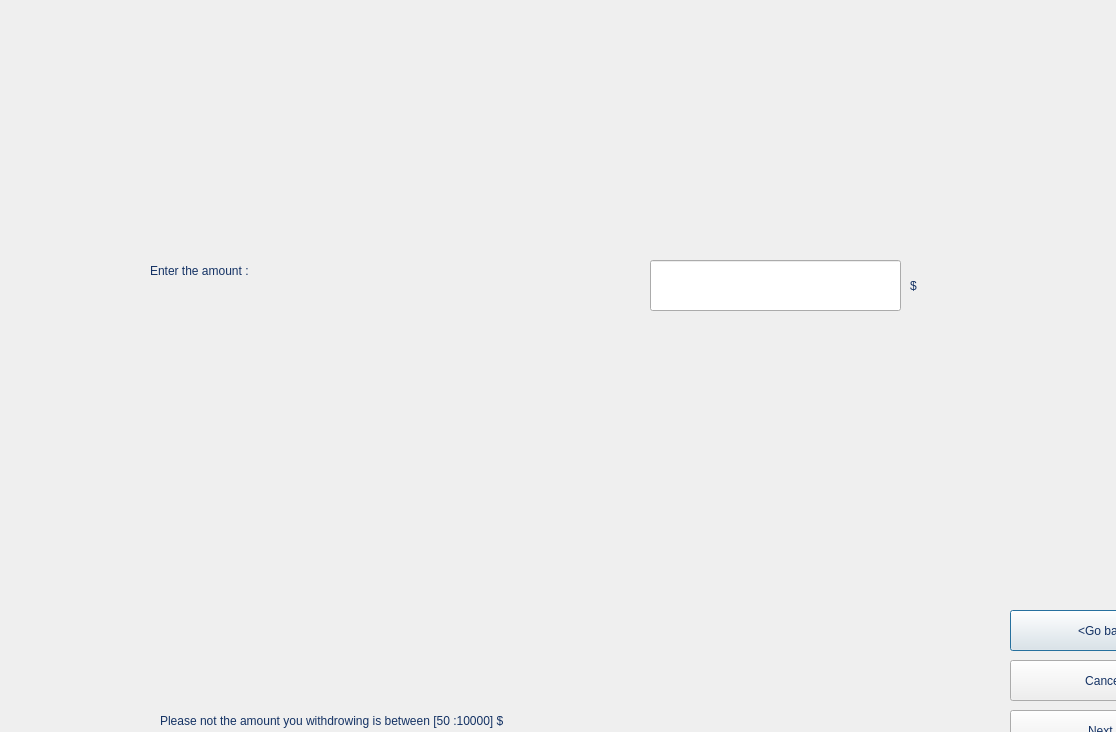
<?xml version="1.0" encoding="UTF-8"?>
<ui version="4.0">
 <class>AntherAmount</class>
 <widget class="QDialog" name="AntherAmount">
  <property name="geometry">
   <rect>
    <x>0</x>
    <y>0</y>
    <width>1116</width>
    <height>732</height>
   </rect>
  </property>
  <property name="windowTitle">
   <string>Dialog</string>
  </property>
  <property name="styleSheet">
   <string notr="true">border-image: url(:/new/prefix1/ATM/New folder/New folder/istockphoto-944997360-612x612.jpg);</string>
  </property>
  <widget class="QLabel" name="label">
   <property name="geometry">
    <rect>
     <x>150</x>
     <y>220</y>
     <width>531</width>
     <height>101</height>
    </rect>
   </property>
   <property name="styleSheet">
    <string notr="true">border-image: url(:/1/ATM/ATM_data.xlsx);
font: 700 42pt &quot;Segoe UI&quot;;
color: rgb(20, 50, 100);</string>
   </property>
   <property name="text">
    <string>Enter the amount :</string>
   </property>
  </widget>
  <widget class="QLineEdit" name="Amount">
   <property name="geometry">
    <rect>
     <x>650</x>
     <y>260</y>
     <width>251</width>
     <height>51</height>
    </rect>
   </property>
   <property name="styleSheet">
    <string notr="true">border-image: url(:/1/ATM/ATM_data.xlsx);
font: 900 18pt &quot;Segoe UI Black&quot;;
</string>
   </property>
  </widget>
  <widget class="QLabel" name="label_2">
   <property name="geometry">
    <rect>
     <x>910</x>
     <y>260</y>
     <width>31</width>
     <height>51</height>
    </rect>
   </property>
   <property name="styleSheet">
    <string notr="true">border-image: url(:/1/ATM/ATM_data.xlsx);
font: 700 34pt &quot;Segoe UI&quot;;
color: rgb(20, 50, 100);</string>
   </property>
   <property name="text">
    <string>$</string>
   </property>
  </widget>
  <widget class="QPushButton" name="pushButton">
   <property name="geometry">
    <rect>
     <x>1010</x>
     <y>610</y>
     <width>191</width>
     <height>41</height>
    </rect>
   </property>
   <property name="styleSheet">
    <string notr="true">border-image: url(:/1/ATM/ATM_data.xlsx);
font: 700 24pt &quot;Segoe UI&quot;;
color: rgb(20, 50, 100);</string>
   </property>
   <property name="text">
    <string>&lt;Go back </string>
   </property>
  </widget>
  <widget class="QPushButton" name="pushButton_2">
   <property name="geometry">
    <rect>
     <x>1010</x>
     <y>660</y>
     <width>191</width>
     <height>41</height>
    </rect>
   </property>
   <property name="styleSheet">
    <string notr="true">border-image: url(:/1/ATM/ATM_data.xlsx);
font: 700 24pt &quot;Segoe UI&quot;;
color: rgb(20, 50, 100);</string>
   </property>
   <property name="text">
    <string>Cancel </string>
   </property>
  </widget>
  <widget class="QPushButton" name="pushButton_3">
   <property name="geometry">
    <rect>
     <x>1010</x>
     <y>710</y>
     <width>191</width>
     <height>41</height>
    </rect>
   </property>
   <property name="styleSheet">
    <string notr="true">border-image: url(:/1/ATM/ATM_data.xlsx);
font: 700 24pt &quot;Segoe UI&quot;;
color: rgb(20, 50, 100);</string>
   </property>
   <property name="text">
    <string>Next &gt;</string>
   </property>
  </widget>
  <widget class="QLabel" name="label_3">
   <property name="geometry">
    <rect>
     <x>160</x>
     <y>690</y>
     <width>841</width>
     <height>61</height>
    </rect>
   </property>
   <property name="styleSheet">
    <string notr="true">border-image: url(:/1/ATM/ATM_data.xlsx);
font: 700 20pt &quot;Segoe UI&quot;;
color: rgb(20, 50, 100);</string>
   </property>
   <property name="text">
    <string>Please not the amount you withdrowing is between [50 :10000] $</string>
   </property>
  </widget>
 </widget>
 <resources/>
 <connections/>
</ui>
